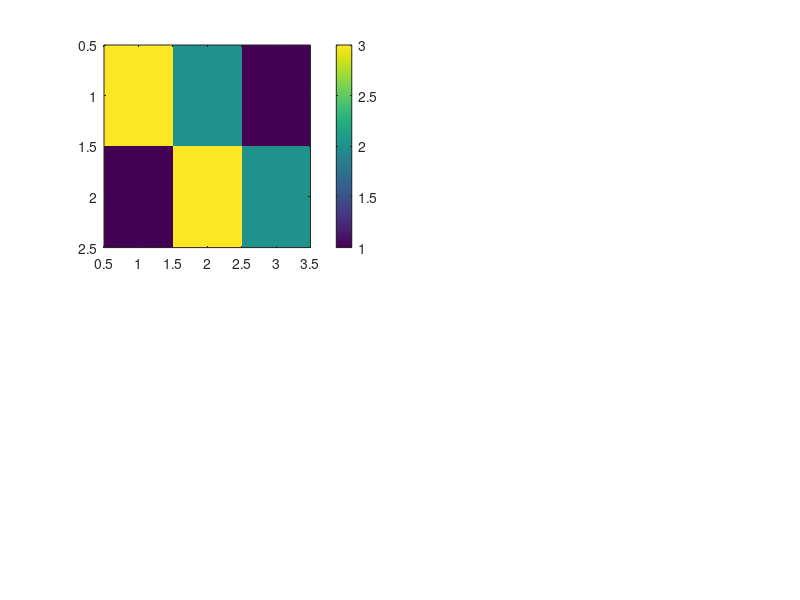

Write the MATLAB code that produced this figure. (Note: this script raises an error after producing the figure.)
%%
% theta11 = pi/4;
% theta12 = -pi/2;
% theta13 = pi/2;
% theta21 = -pi/4;
% theta22 = pi;
% theta23 = pi/4;
% % 

thetaAll = 0;
theta11 = thetaAll;
theta12 = thetaAll;
theta13 = thetaAll;
theta21 = thetaAll;
theta22 = thetaAll;
theta23 = thetaAll;

Ax = [ cos(theta11) cos(theta12) cos(theta13); ...
      cos(theta21) cos(theta22) cos(theta23)];
Ay = [ sin(theta11) sin(theta12) sin(theta13); ...
      sin(theta21) sin(theta22) sin(theta23)];
    
theta11actMat = theta11 - pi/2 ;
theta12actMat = theta12 - pi/2 ;
theta13actMat = theta13 - pi/2 ;
theta21actMat = theta21 - pi/2 ;
theta22actMat = theta22 - pi/2 ;
theta23actMat = theta23 - pi/2 ;

AxAct = [ cos(theta11actMat) cos(theta12actMat) cos(theta13actMat); ...
      cos(theta21actMat) cos(theta22actMat) cos(theta23actMat)];
AyAct = [ sin(theta11actMat) sin(theta12actMat) sin(theta13actMat); ...
      sin(theta21actMat) sin(theta22actMat) sin(theta23actMat)];
%    
% Amps = [ 1 2 3; 1.5 2.5 3.5];
Amps = [ 3 2 1; 1 3 2 ];

disp(Ax); disp(Ay);disp(Amps);

columns = 1:3;
rows = 1:2;

%
% testing flips and rotation
figure()
subplot(2,2,1)
imagesc(columns,rows,Amps);
colorbar
ax = gca;
ax.YDir = 'rev';
ax.NextPlot = 'add';
quiver(columns,rows,AxAct,-AyAct)
axis square
xlabel('columns'); ylabel('rows');
title([ 'phi M.C.S. actual matrix phi = ' num2str(theta11) ] )

subplot(2,2,2)
imagesc(rows,columns, rot90(Amps) );
colorbar
ax = gca;
ax.YDir = 'rev';
ax.NextPlot = 'add';
quiver(rows, columns, rot90( Ax ), rot90( -Ay ) )
axis square
ax.YTick = columns;
ax.YTickLabel = flip(columns);
xlabel('rows'); ylabel('columns');
title([ 'phi M.C.S. rotated matrix phi = ' num2str(theta11) ] )

subplot(2,2,3)
imagesc(columns,rows,Amps);
colorbar
ax = gca;
ax.YDir = 'rev';
ax.NextPlot = 'add';
quiver(columns,rows,Ax,-Ay)
axis square
xlabel('columns'); ylabel('rows');
title([ 'phi N.C.S. actual matrix phi = ' num2str(theta11) ] )

subplot(2,2,4)
imagesc(rows,columns, rot90(Amps) );
colorbar
ax = gca;
ax.YDir = 'rev';
ax.NextPlot = 'add';
quiver(rows, columns, rot90( -Ay ), rot90( -Ax ) )
axis square
ax.YTick = columns;
ax.YTickLabel = flip(columns);
xlabel('rows'); ylabel('columns');
title([ 'phi N.C.S. rotated matrix phi = ' num2str(theta11) ] )

%% Test image Quiver
imageQuiver( Amps, Ax, Ay, 1)
imageQuiver( Amps, Ax, Ay, 2)
%% Test imagesc
figure()
subplot(2,1,1)
i1 = imagesc(Amps);
title('no switch (rev) exact copy')
%
subplot(2,1,2)
i2 = imagesc(Amps);
ax  = gca;
ax.YDir = 'normal';
title('switched (normal) flipped')
%% Test pquiver
figure()
subplot(2,1,1)
ax1 = gca;
p1 = quiver( Ax, Ay, 0.5);
title('no switch (normal) flipped')
%
subplot(2,1,2)
p2 = quiver( Ax, -Ay, 0.5);
ax2  = gca;
ax2.YDir = 'rev';
title('switched (rev) exact copy')

%% Method 1: exact copy of matrix
%figure()
% Matlab way M( y , x )
figure()
ax = gca;
ax.YDir = 'rev';
imagesc( Amps );
colorbar
ax = gca;
% Flip y direction so y axis counts ( 1, 2, 3,...) to math p quiver
%ax.YDir = 'normal';
hold
p = quiver( Ax, -Ay, 0.5);
p.Color = [1 1 1];
xlabel('columns'); ylabel('rows');
ax.XTick      = columns;
ax.YTick      = rows;
ax.XTickLabel = columns;
ax.YTickLabel = rows;
title('Method 1: exact Copy')
disp(Ax); disp(Ay);disp(Amps);
%%
%% Method 2: flip rows

%figure()
% Matlab way M( y , x )
figure()
imagesc( Amps );
colorbar
ax = gca;
% Flip y direction so y axis counts ( 1, 2, 3,...) to math p quiver
ax.YDir = 'normal';
hold
p = quiver( Ax, Ay, 0.5);
p.Color = [1 1 1];
xlabel('columns'); ylabel('rows');
ax.XTick      = columns;
ax.YTick      = rows;
ax.XTickLabel = columns;
ax.YTickLabel = rows;
title('Method 2: Flips rows')
disp(Ax); disp(Ay);disp(Amps);

%% Method 3: Invert rows and columns

% % Mike way M(x,y)
% figure()
% imagesc( Amps' );
% ax = gca;
% % Flip y direction so y axis counts ( 1, 2, 3,...) to math p quiver
% ax.YDir = 'normal';
% hold
% p = quiver(Ax', Ay',0.5);
% p.Color = [1 1 1];
% xlabel('rows'); ylabel('columns');
% title('Mike way: right')
% ax.XTick      = rows;
% ax.YTick      = columns;
% ax.XTickLabel = rows;
% ax.YTickLabel = columns;
% disp(Ax'); disp(Ay');disp(Amps);
